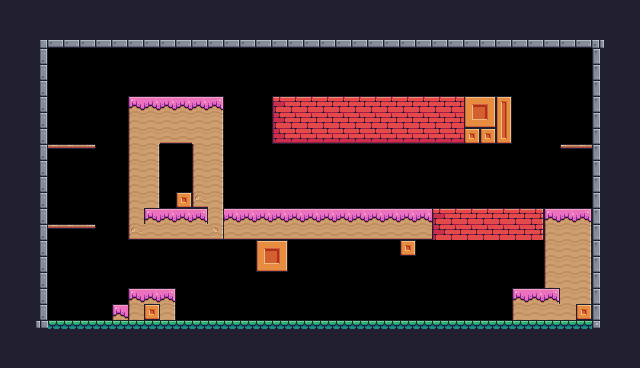

This is a level from a 2D game, rendered from its Tiled map with the project's own tilesets. A one-line summary and the complete map file follow:
An orthogonal 40x23 tile map with 16x16 px tiles, 1 tile layer (Background) and 40 objects (17x Fruit, 3x Platform, 2x Saw, Player, CheckPoint, ...).

<map version="1.10" tiledversion="1.10.1" orientation="orthogonal" renderorder="right-down" width="40" height="23" tilewidth="16" tileheight="16" infinite="0" nextlayerid="4" nextobjectid="63">
 <tileset firstgid="1" source="Pixel Adventure.tsx" />
 <layer id="1" name="Background" width="40" height="23">
  <properties>
   <property name="BackgroundColor" value="Green" />
  </properties>
  <data encoding="csv">
24,24,24,24,24,24,24,24,24,24,24,24,24,24,24,24,24,24,24,24,24,24,24,24,24,24,24,24,24,24,24,24,24,24,24,24,24,24,24,24,
24,24,24,24,24,24,24,24,24,24,24,24,24,24,24,24,24,112,112,112,112,112,112,112,112,112,112,112,112,112,24,24,24,24,24,24,24,24,24,24,
24,24,4,46,46,46,46,46,46,46,46,46,46,46,46,46,46,46,46,46,46,46,46,46,46,46,46,46,46,46,46,46,46,46,46,46,46,5,24,24,
24,24,25,0,0,0,0,0,0,0,0,0,0,0,0,0,0,0,0,0,0,0,0,0,0,0,0,0,0,0,0,0,0,0,0,0,0,23,24,24,
24,24,25,0,0,0,0,0,0,0,0,0,0,0,0,0,0,0,0,0,0,0,0,0,0,0,0,0,0,0,0,0,0,0,0,0,0,23,24,24,
24,24,25,0,0,0,0,0,0,0,0,0,0,0,0,0,0,0,0,0,0,0,0,0,0,0,0,0,0,0,0,0,0,0,0,0,0,23,24,24,
24,24,25,0,0,0,0,0,183,184,184,184,184,185,0,0,0,106,107,107,107,107,107,107,107,107,107,107,107,212,213,192,0,0,0,0,0,23,24,24,
24,24,25,0,0,0,0,0,205,206,206,206,206,207,0,0,0,128,129,129,129,129,129,129,129,129,129,129,129,234,235,214,0,0,0,0,0,23,24,24,
24,24,25,0,0,0,0,0,205,206,228,228,206,207,0,0,0,150,151,151,151,151,151,151,151,151,151,151,151,211,211,236,0,0,0,0,0,23,24,24,
24,24,25,41,41,42,0,0,205,207,0,0,205,207,0,0,0,0,0,0,0,0,0,0,0,0,0,0,0,0,0,0,0,0,0,40,41,23,24,24,
24,24,25,0,0,0,0,0,205,207,0,0,205,207,0,0,0,0,0,0,0,0,0,0,0,0,0,0,0,0,0,0,0,0,0,0,0,23,24,24,
24,24,25,0,0,0,0,0,205,207,0,0,205,207,0,0,0,0,0,0,0,0,0,0,0,0,0,0,0,0,0,0,0,0,0,0,0,23,24,24,
24,24,25,0,0,0,0,0,205,207,0,211,227,207,0,0,0,0,0,0,0,0,0,0,0,0,0,0,0,0,0,0,0,0,0,0,0,23,24,24,
24,24,25,0,0,0,0,0,205,183,184,184,185,207,184,184,184,184,184,184,184,184,184,184,184,184,184,106,107,107,107,107,107,108,183,184,185,23,24,24,
24,24,25,41,41,42,0,0,227,228,228,228,228,229,228,228,228,228,228,228,228,228,228,228,228,228,228,128,129,129,129,129,129,130,205,206,207,23,24,24,
24,24,25,0,0,0,0,0,0,0,0,0,0,0,0,0,212,213,0,0,0,0,0,0,0,211,0,0,0,0,0,0,0,0,205,206,207,23,24,24,
24,24,25,0,0,0,0,0,0,0,0,0,0,0,0,0,234,235,0,0,0,0,0,0,0,0,0,0,0,0,0,0,0,0,205,206,207,23,24,24,
24,24,25,0,0,0,0,0,0,0,0,0,0,0,0,0,0,0,0,0,0,0,0,0,0,0,0,0,0,0,0,0,0,0,205,206,207,23,24,24,
24,24,25,0,0,0,0,0,183,184,185,0,0,0,0,0,0,0,0,0,0,0,0,0,0,0,0,0,0,0,0,0,183,184,185,206,207,23,24,24,
24,24,25,0,0,0,0,183,205,211,207,0,0,0,0,0,0,0,0,0,0,0,0,0,0,0,0,0,0,0,0,0,205,206,206,206,211,23,24,24,
24,24,26,178,178,178,178,178,178,178,178,178,178,178,178,178,178,178,178,178,178,178,178,178,178,178,178,178,178,178,178,178,178,178,178,178,178,27,24,24,
24,24,24,24,24,24,24,24,24,24,24,24,24,24,112,24,24,24,24,24,24,24,24,24,24,24,24,24,24,24,24,24,24,24,24,24,24,24,24,24,
24,24,24,24,24,24,24,24,24,24,24,24,24,24,24,24,24,24,24,24,24,24,24,24,24,24,24,24,24,24,24,24,24,24,24,24,24,24,24,24
</data>
 </layer>
 <objectgroup id="3" name="Collisions" visible="0">
  <object id="11" x="272" y="96" width="240" height="48" />
  <object id="12" x="128" y="96" width="96" height="144" />
  <object id="13" x="224" y="208" width="368" height="32" />
  <object id="14" x="544" y="240" width="48" height="80" />
  <object id="15" x="512" y="288" width="32" height="32" />
  <object id="16" x="112" y="304" width="16" height="16" />
  <object id="17" x="128" y="288" width="48" height="32" />
  <object id="18" x="48" y="320" width="560" height="16" />
  <object id="19" x="32" y="32" width="16" height="304" />
  <object id="20" x="48" y="32" width="560" height="16" />
  <object id="21" x="592" y="48" width="16" height="288" />
  <object id="22" x="512" y="288" width="32" height="32" />
  <object id="24" x="256" y="240" width="32" height="32" />
  <object id="25" x="400" y="240" width="16" height="16">
   <properties>
    <property name="BackgroundColor" value="Green" />
   </properties>
  </object>
  <object id="27" x="144" y="192" />
  <object id="28" type="Platform" x="48" y="144" width="48" height="16" />
  <object id="29" type="Platform" x="48" y="224" width="48" height="16" />
  <object id="31" type="Platform" x="560" y="144" width="32" height="16" />
 </objectgroup>
 <objectgroup id="2" name="Spawnpoints">
  <object id="4" name="Player" type="Player" x="64" y="272" width="32.4582" height="32.4582" />
  <object id="41" name="Apple" type="Fruit" x="48" y="192" width="32" height="32" />
  <object id="42" name="Apple" type="Fruit" x="48" y="112" width="32" height="32" />
  <object id="43" name="Cherries" type="Fruit" x="320" y="64" width="32" height="32" />
  <object id="44" name="Cherries" type="Fruit" x="192" y="288" width="32" height="32" />
  <object id="45" name="Cherries" type="Fruit" x="464" y="256" width="32" height="32" />
  <object id="46" name="Cherries" type="Fruit" x="480" y="288" width="32" height="32" />
  <object id="47" name="Cherries" type="Fruit" x="448" y="288" width="32" height="32" />
  <object id="49" name="Cherries" type="Fruit" x="560" y="112" width="32" height="32" />
  <object id="50" type="Saw" x="224" y="112" width="32" height="32">
   <properties>
    <property name="isVertical" type="bool" value="true" />
    <property name="offNeg" type="float" value="4" />
    <property name="offPos" type="float" value="3" />
   </properties>
  </object>
  <object id="51" type="Saw" x="304" y="304" width="32" height="32">
   <properties>
    <property name="isVertical" type="bool" value="false" />
    <property name="offNeg" type="float" value="4" />
    <property name="offPos" type="float" value="3" />
   </properties>
  </object>
  <object id="52" name="Cherries" type="Fruit" x="352" y="64" width="32" height="32" />
  <object id="53" name="Cherries" type="Fruit" x="384" y="64" width="32" height="32" />
  <object id="54" name="Cherries" type="Fruit" x="416" y="64" width="32" height="32" />
  <object id="55" name="Cherries" type="Fruit" x="448" y="64" width="32" height="32" />
  <object id="56" name="Orange" type="Fruit" x="320" y="176" width="32" height="32" />
  <object id="57" name="Orange" type="Fruit" x="352" y="176" width="32" height="32" />
  <object id="58" name="Orange" type="Fruit" x="384" y="176" width="32" height="32" />
  <object id="59" name="Orange" type="Fruit" x="416" y="176" width="32" height="32" />
  <object id="60" name="Orange" type="Fruit" x="448" y="176" width="32" height="32" />
  <object id="61" type="CheckPoint" x="528" y="144" width="64" height="64" />
  <object id="62" name="Chicken" type="Chicken" x="272" y="176" width="32" height="32">
   <properties>
    <property name="offNeg" type="float" value="3" />
    <property name="offPos" type="float" value="15" />
   </properties>
  </object>
 </objectgroup>
</map>
